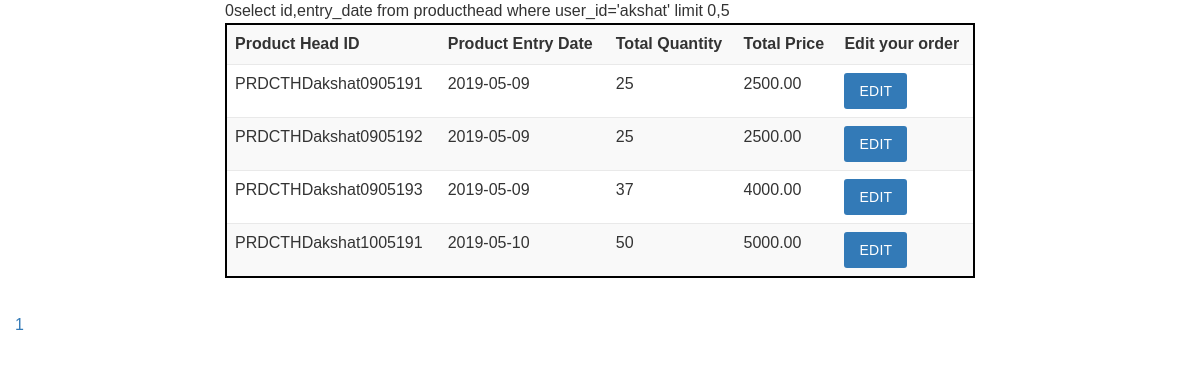
/cart2.php (signed in), run on an earlier commit of the app's database.
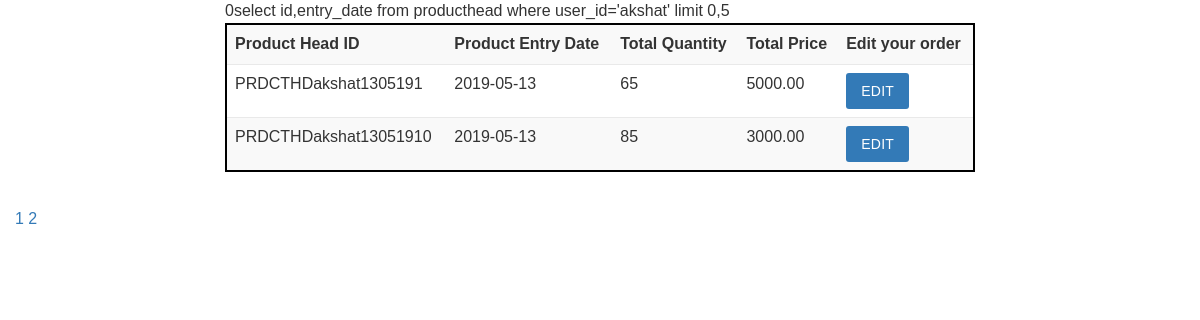
And on a later commit of the database.
### tables this page shows
CREATE TABLE IF NOT EXISTS `producthead` (
  `id` varchar(40) NOT NULL,
  `user_id` varchar(50) DEFAULT NULL,
  `entry_date` date DEFAULT NULL,
  PRIMARY KEY (`id`),
  UNIQUE KEY `id` (`id`),
  KEY `user_id` (`user_id`)
);

### cart2.php (the view, shortened to what this page needs)
<?php
	require 'connect.php';
	$conn = mysqli_connect($servername,$username,$password,$database);
?>
<!DOCTYPE html>
<html>
	<head>
		<link rel="stylesheet" href="https://maxcdn.bootstrapcdn.com/bootstrap/3.4.0/css/bootstrap.min.css">
		<link rel="stylesheet" type="text/css" href="assets/css/style.css">
	</head>
	<body>
		<div class="container-fluid">
			<div class="row">
				<div class="col-md-offset-2 col-md-8">
					<table class="table table-striped table-hover">
						<tr>
							<th>Product Head ID</th>
							<th>Product Entry Date</th>
							<th>Total Quantity</th>
							<th>Total Price</th>
							<th>Edit your order</th>
						</tr>
						<?php
							$page = $_GET['page'];
							if($page=="" || $page==1)
							{
								$page1=0;
							}
							else
							{
								$page1= ($page*5) - 5;
							}
							$rowcount = "select count(distinct A.id) from producthead as A join productdetails as B on A.id=B.head_id where A.user_id='".$_SESSION['user']."'";
							$tt= mysqli_query($conn,$rowcount);
							if($tt)
							{
								$rr = mysqli_fetch_array($tt);
								$count = $rr[0];
							}
							$query = "select id,entry_date from producthead where user_id='".$_SESSION['user']."' limit $page1,5";
							$result = mysqli_query($conn,$query);
							if($result)
							{
								while($row = mysqli_fetch_array($result))
								{
									$name =  $row[0];
									$date = $row[1];
									$query2 = "select head_id,sum(quantity),round(sum(price),2) from productdetails group by head_id having head_id='".$name."'";
									$result2 = mysqli_query($conn,$query2);
									if($result2)
									{
										while($row2 = mysqli_fetch_array($result2))
										{
											echo "<tr>
													<td class='nr'>".$row2[0]."</td>
													<td>".$date."</td>
													<td>".$row2[1]."</td>
													<td>".$row2[2]."</td>
													<td><button type='button' class='btn getdata btn-primary'>EDIT</button></td></tr>";
										}
									}
									else
									{
										echo mysqli_error($conn);
									}
								}
								$num_row = ceil($count/5);
							}
							else
							{
								echo mysqli_error($conn);
							}
						?>
					</table>
				</div>
			</div>
			<div class="row">
				<?php
					for ($i=1; $i <=$num_row; $i++) {
						echo "<a class='pgnum' href='cart2.php?page=$i'>$i </a>";
					}
				?>
			</div>
	</body>
</html>

### cart2.php (style rules this page uses)
table { border: 2px solid black; border-radius: 10px; }

What changed in the data, as far as the page shows it:
removed producthead: row2 "PRDCTHDakshat0905191", entry_date "2019-05-09", row2 "25", row2 "2500.00"
removed producthead: row2 "PRDCTHDakshat0905192", entry_date "2019-05-09", row2 "25", row2 "2500.00"
removed producthead: row2 "PRDCTHDakshat0905193", entry_date "2019-05-09", row2 "37", row2 "4000.00"
removed producthead: row2 "PRDCTHDakshat1005191", entry_date "2019-05-10", row2 "50", row2 "5000.00"
added producthead: row2 "PRDCTHDakshat1305191", entry_date "2019-05-13", row2 "65", row2 "5000.00"
added producthead: row2 "PRDCTHDakshat13051910", entry_date "2019-05-13", row2 "85", row2 "3000.00"
Also different on the page:
new list line: "2"
